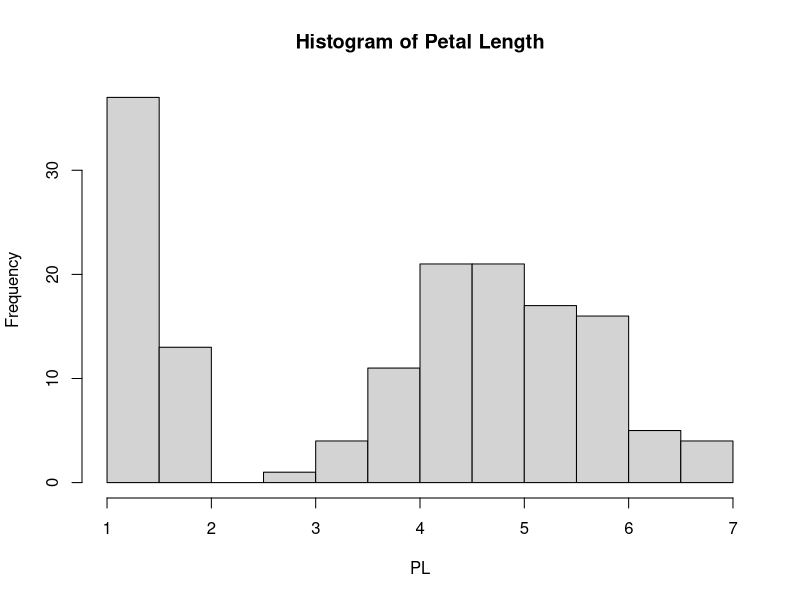

This figure's R source:
iris
head(iris)
seq(1, 9, by = 3)
iris <- iris

#get a vector of values from iris
PL <- iris$Petal.Length
typeof(PL)
str(PL)
class(PL)
is.vector(PL)

#create a histogram
hist(PL, main = "Histogram of Petal Length")


